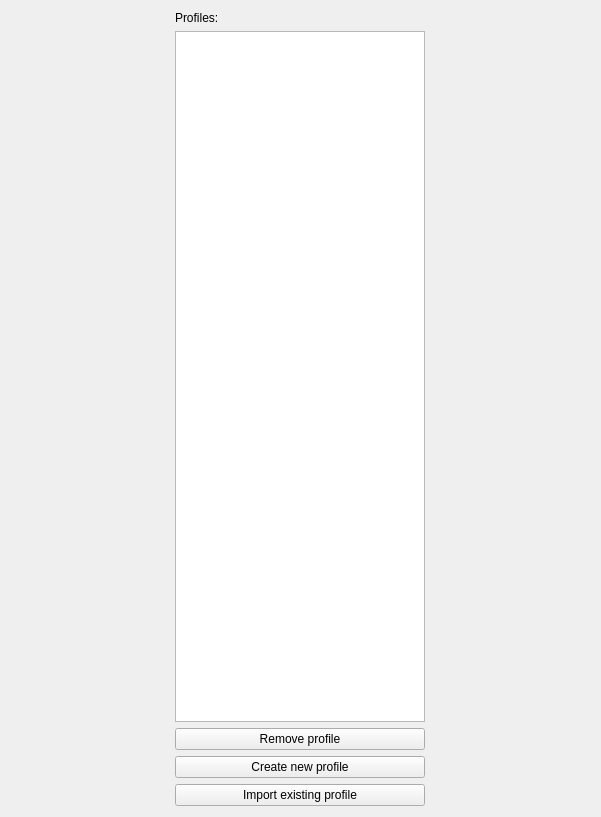
<?xml version="1.0" encoding="UTF-8"?>
<ui version="4.0">
 <class>settings_window</class>
 <widget class="QWidget" name="settings_window">
  <property name="geometry">
   <rect>
    <x>0</x>
    <y>0</y>
    <width>601</width>
    <height>817</height>
   </rect>
  </property>
  <property name="windowTitle">
   <string>Form</string>
  </property>
  <layout class="QVBoxLayout" name="verticalLayout_2">
   <item>
    <layout class="QHBoxLayout" name="horizontalLayout">
     <item>
      <layout class="QVBoxLayout" name="verticalLayout">
       <item>
        <widget class="QLabel" name="label">
         <property name="text">
          <string>Profiles:</string>
         </property>
        </widget>
       </item>
       <item>
        <widget class="QListWidget" name="listWidget">
         <property name="minimumSize">
          <size>
           <width>200</width>
           <height>0</height>
          </size>
         </property>
         <property name="maximumSize">
          <size>
           <width>250</width>
           <height>16777215</height>
          </size>
         </property>
        </widget>
       </item>
       <item>
        <widget class="QPushButton" name="pushButton_3">
         <property name="text">
          <string>Remove profile</string>
         </property>
        </widget>
       </item>
       <item>
        <widget class="QPushButton" name="pushButton_2">
         <property name="text">
          <string>Create new profile</string>
         </property>
        </widget>
       </item>
       <item>
        <widget class="QPushButton" name="pushButton">
         <property name="text">
          <string>Import existing profile</string>
         </property>
        </widget>
       </item>
      </layout>
     </item>
    </layout>
   </item>
  </layout>
 </widget>
 <resources/>
 <connections/>
</ui>
